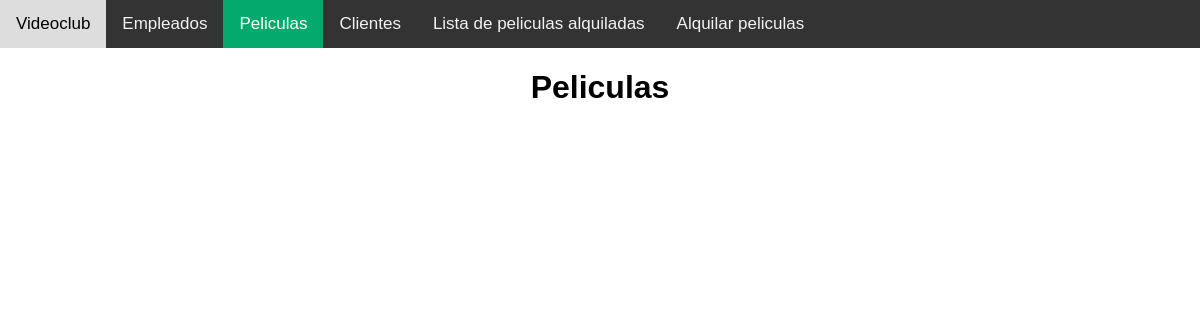
/videoclub/peliculas, run on an earlier commit of the app's database.
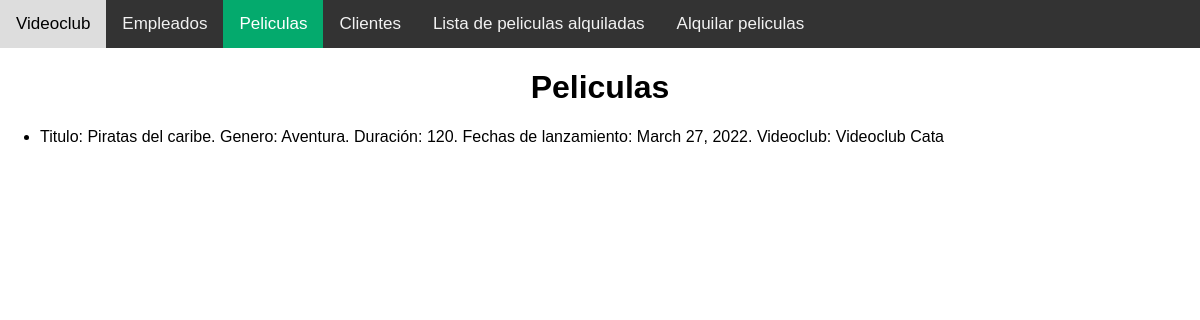
And on a later commit of the database.
### videoclub/models.py (models this page shows, shortened)
class Pelicula(models.Model):
    idPelicula = models.AutoField(primary_key=True)
    nombre = models.CharField(max_length=60, blank=False, null=False)
    genero = models.CharField(max_length=60, blank=False, null=False)
    duracion = models.IntegerField(blank=False, null=False)
    fecha_de_lanzamiento = models.DateField(default=date.today)
    idVideoclub = models.ForeignKey(Videoclub, default=1, on_delete=models.PROTECT)

class Videoclub(models.Model):
    idVideoclub = models.AutoField(primary_key=True)
    nombre = models.CharField(max_length=60, blank=False, null=False)
    def __str__(self):
        return str(self.nombre)

### videoclub/views.py (the view)
# urls.py: path('peliculas', videoclub.views.pelicula),
def pelicula(request):
    peliculas = Pelicula.objects.all()
    dictionary = {'peliculas': peliculas}
    return render(request, 'videoclub/pelicula.html', dictionary)

### videoclub/templates/videoclub/pelicula.html (shortened to what this page needs)
{% load static %}
<!DOCTYPE html>
<html lang="en">
<head>
    <link rel="stylesheet" href="{% static 'css/navbar.css' %}" type="text/css"/>
</head>
<body>
<div class="topnav">
  <a href="videoclub">Videoclub</a>
  <a href="empleados">Empleados</a>
  <a class="active" href="peliculas">Peliculas</a>
  <a href="clientes">Clientes</a>
    <a href="lista_alquilados">Lista de peliculas alquiladas</a>
    <a href="alquilar_pelicula">Alquilar peliculas</a>
</div>
  <h1 style="text-align: center">Peliculas</h1>
    <ul>
        {% for pelicula in peliculas %}
        <li>
                Titulo: {{ pelicula.nombre }}.
                Genero: {{ pelicula.genero }}.  Duración: {{ pelicula.duracion }}.
                Fechas de lanzamiento: {{ pelicula.fecha_de_lanzamiento }}. Videoclub: {{ pelicula.idVideoclub }}
        </li>
        {% endfor %}
    </ul>
</body>
</html>

What changed in the data, as far as the page shows it:
added Pelicula: nombre "Piratas del caribe", genero "Aventura", duracion "120", fecha_de_lanzamiento "March 27, 2022", idVideoclub "Videoclub Cata"
